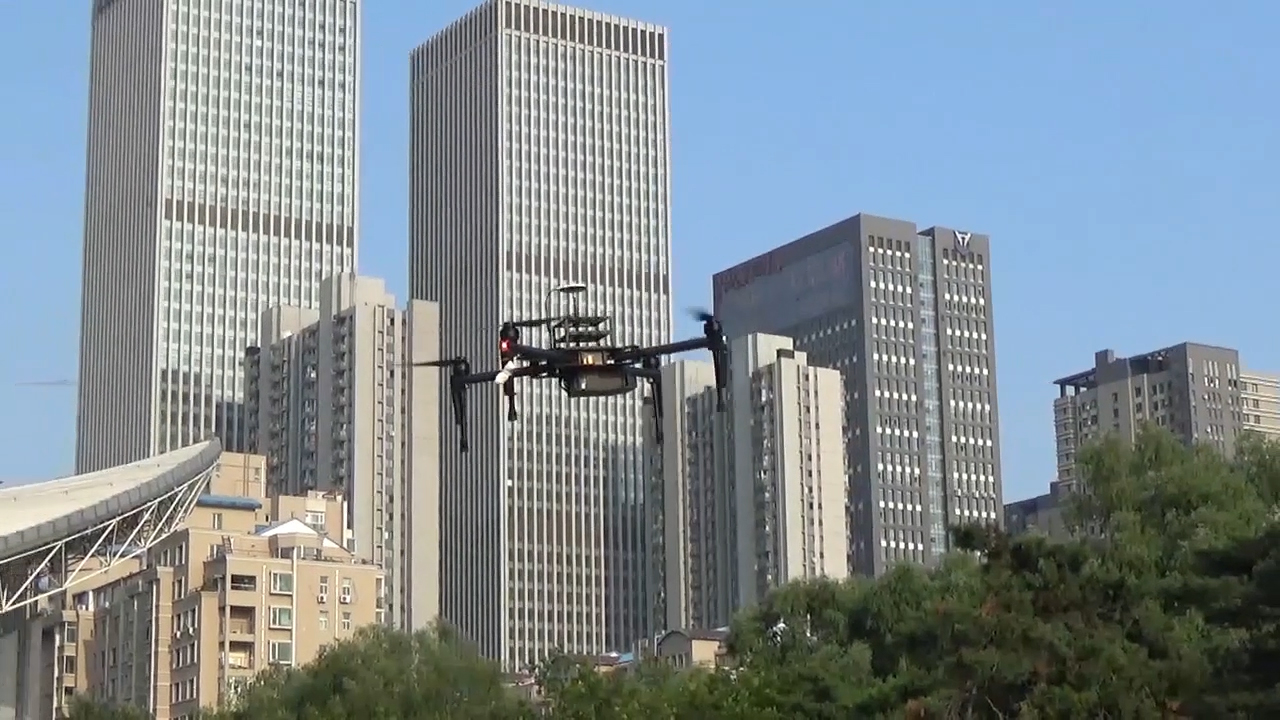
%> input picture image/image_0001.jpg, 1280 x 720 px
$ octave tracking_demo.m   (GNU Octave 9; MATLAB toolbox functions it lacks are replaced by stand-ins)
%> lines starting %> are read from the running program, lines starting %| are printed output that depends on the picture; in (x1, y1, x2, y2) boxes, pixels count from 0 and x2, y2 are one past the last pixel; in counts of white or black regions, pixels touching at a corner belong together; the program's own positions count from 1
clc
clear all
a=imread('image_0001.jpg');%image path
%> a is the input picture: size 720x1280x3 uint8; mean R, G, B 128.5, 139.6, 145.6
% imshow(a);

b=rgb2hsv(a);
%> b: size 720x1280x3 double; mean H, S, V 0.371, 0.199, 0.603
c=b(:,:,3);
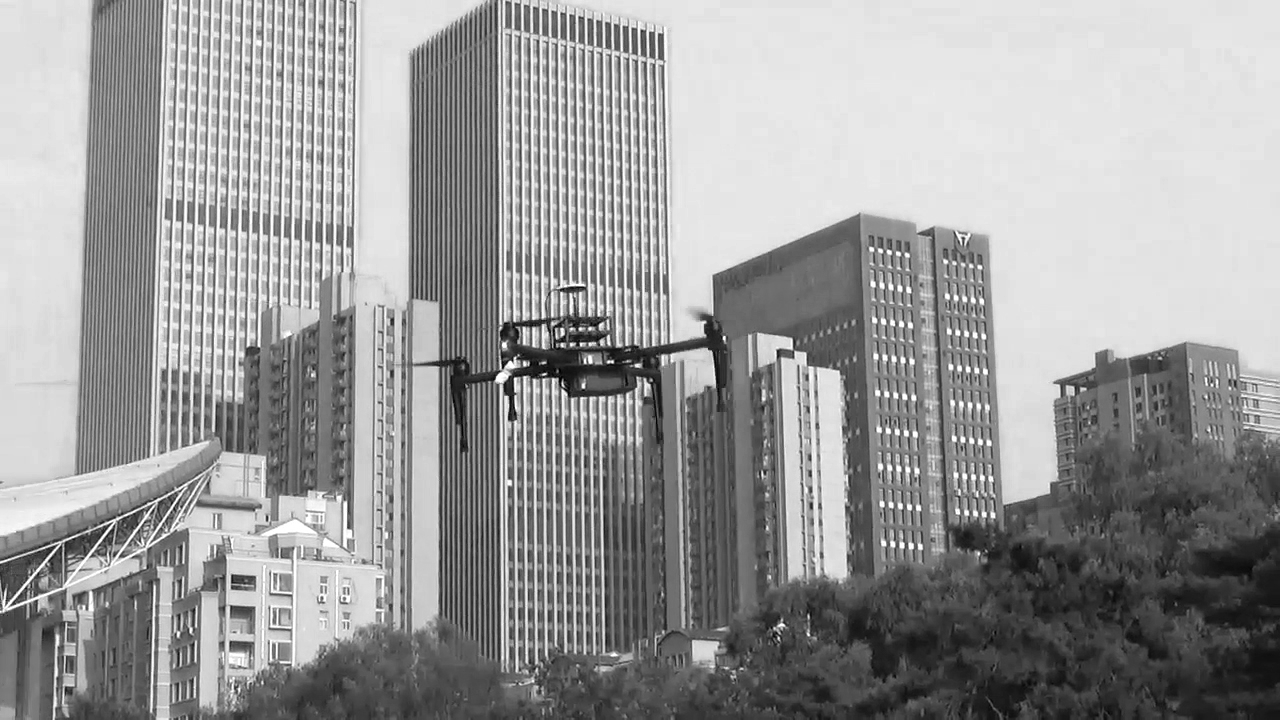
%> c: size 720x1280 double; min 0, max 1, mean 0.603
d=c;
for i=1:720
    for j=1:1280
            d(i,j)=1;
    end
end
%> d: size 720x1280 double; every value is 1
for i=180:540
    for j=320:960
        if c(i,j)<0.11
            d(i,j)=0;
        end
    end
end
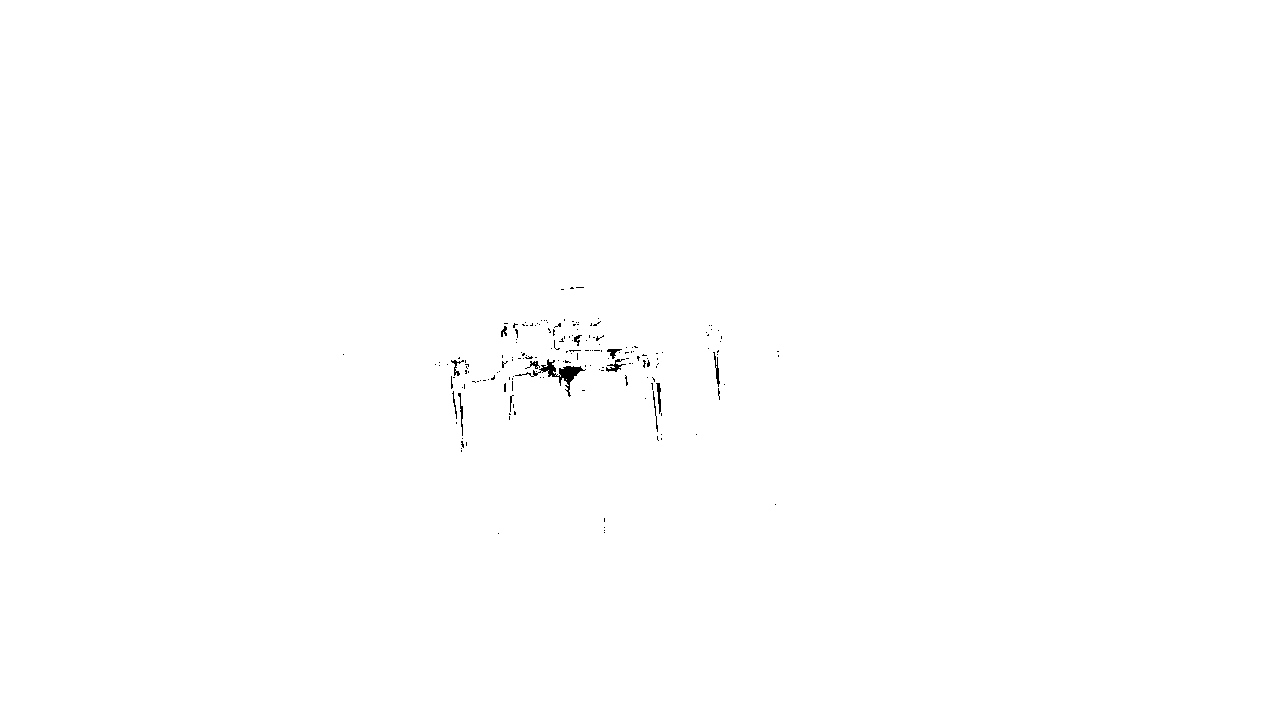
%> d: size 720x1280 double; values 0 (black) and 1 (white), 99.8% white; black in thin lines or dots, all inside (x1, y1, x2, y2) = (343, 287, 779, 534)
% [10 lines of commented-out code are left out]
for i=2:719
    for j=2:1279
        d(i,j)=(d(i,j-1)+d(i-1,j)+d(i+1,j)+d(i,j+1)+d(i-1,j-1)+d(i+1,j-1)+d(i-1,j+1)+d(i+1,j+1))/8;
    end
end
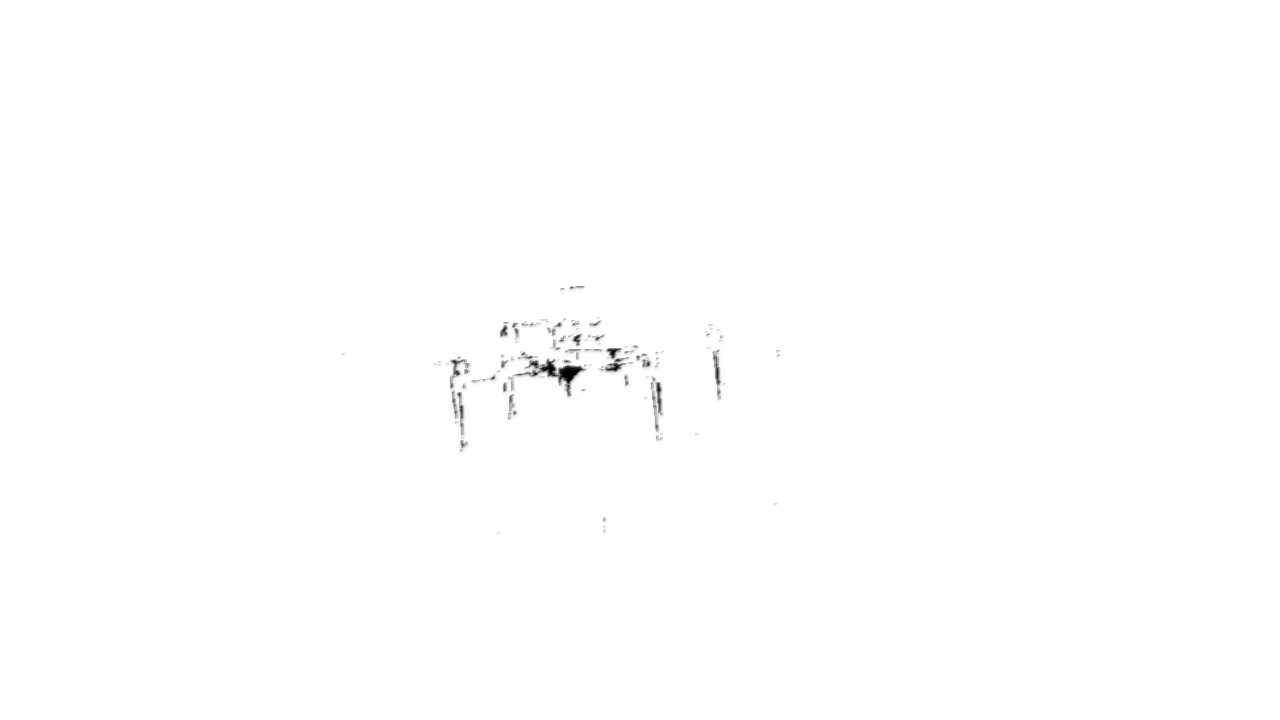
%> d: size 720x1280 double; 5.33% of pixels changed, all inside (x1, y1, x2, y2) = (325, 286, 808, 573)
%> (the run ends here)
